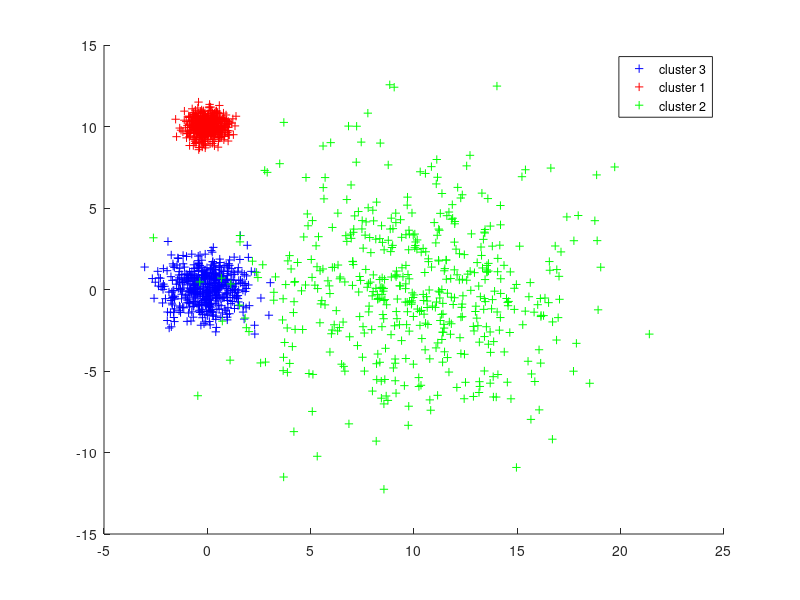
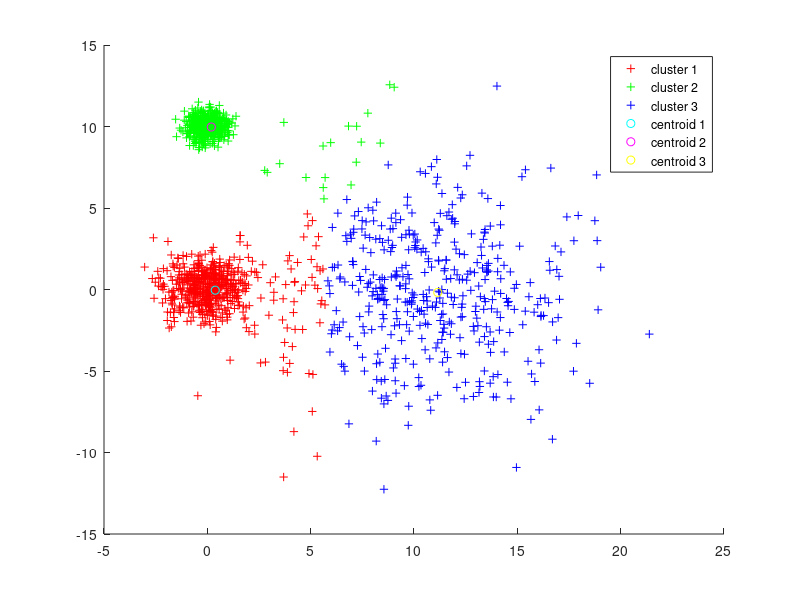
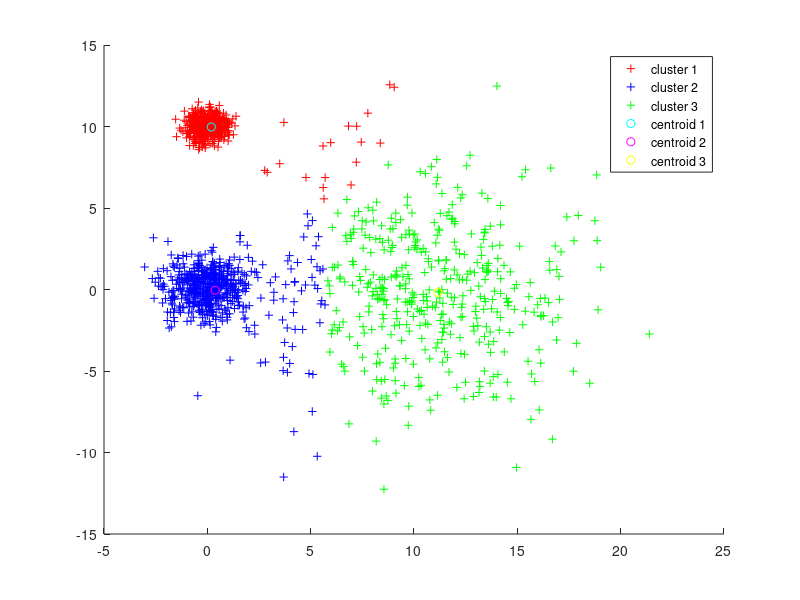

Here is the MATLAB script that generated these plots, in order:
close all;
clear all;

%Visualize Dataset
load('k_means_data.mat');
figure;
gscatter(x(1,:), x(2,:), g,'brg','+++');
legend('cluster 3','cluster 1','cluster 2','Location','northeast')

%Clustering
rng(3);
[IDX_i, C] = kmeans(x', 3);
figure;
gscatter(x(1,:), x(2,:), IDX_i,'rgb','+++');
hold on
plot(C(1,1),C(1,2),'co');
plot(C(2,1),C(2,2),'mo');
plot(C(3,1),C(3,2),'yo');
legend('cluster 1','cluster 2','cluster 3','centroid 1','centroid 2','centroid 3','Location','northeast')
hold off

%Centroid gone wrong
rng(27);
[IDX_i, C] = kmeans(x', 3);
figure;
gscatter(x(1,:), x(2,:), IDX_i,'rbg','+++');
hold on
plot(C(1,1),C(1,2),'co');
plot(C(2,1),C(2,2),'mo');
plot(C(3,1),C(3,2),'yo');
legend('cluster 1','cluster 2','cluster 3','centroid 1','centroid 2','centroid 3','Location','northeast')
hold off